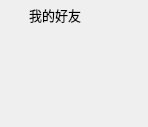
<?xml version="1.0" encoding="UTF-8"?>
<ui version="4.0">
 <class>CollapseViewItem</class>
 <widget class="QWidget" name="CollapseViewItem">
  <property name="geometry">
   <rect>
    <x>0</x>
    <y>0</y>
    <width>148</width>
    <height>127</height>
   </rect>
  </property>
  <property name="windowTitle">
   <string>Form</string>
  </property>
  <property name="styleSheet">
   <string notr="true">#item_top #label[slected=&quot;false&quot;]{
	 
}

#item_top #label[slected=&quot;false&quot;]:hover{
	
	 
}

#item_top #label[slected=&quot;true&quot;]{
	 
}

#item_top:hover{
	
	background-color: rgba(255, 255, 255,80);
}

#item_top #label{
	 
	
	background-image: url(:/sys/arrow_r.png);
	background-repeat:no;
	background-position:center;
}


#item_top QPushButton{
	 border:none;
	 text-align:left;
	 font-size:10pt;
	 background-repeat:no;
}

</string>
  </property>
  <layout class="QVBoxLayout" name="verticalLayout_2">
   <property name="spacing">
    <number>0</number>
   </property>
   <property name="leftMargin">
    <number>0</number>
   </property>
   <property name="topMargin">
    <number>0</number>
   </property>
   <property name="rightMargin">
    <number>0</number>
   </property>
   <property name="bottomMargin">
    <number>0</number>
   </property>
   <item>
    <widget class="QWidget" name="item_main" native="true">
     <layout class="QVBoxLayout" name="verticalLayout" stretch="0,1">
      <property name="spacing">
       <number>0</number>
      </property>
      <property name="leftMargin">
       <number>0</number>
      </property>
      <property name="topMargin">
       <number>0</number>
      </property>
      <property name="rightMargin">
       <number>0</number>
      </property>
      <property name="bottomMargin">
       <number>0</number>
      </property>
      <item>
       <widget class="QWidget" name="item_top" native="true">
        <layout class="QHBoxLayout" name="horizontalLayout" stretch="0,1">
         <property name="spacing">
          <number>3</number>
         </property>
         <property name="leftMargin">
          <number>6</number>
         </property>
         <property name="topMargin">
          <number>5</number>
         </property>
         <property name="rightMargin">
          <number>0</number>
         </property>
         <property name="bottomMargin">
          <number>5</number>
         </property>
         <item>
          <widget class="QLabel" name="label">
           <property name="minimumSize">
            <size>
             <width>20</width>
             <height>20</height>
            </size>
           </property>
           <property name="maximumSize">
            <size>
             <width>20</width>
             <height>20</height>
            </size>
           </property>
           <property name="text">
            <string/>
           </property>
          </widget>
         </item>
         <item>
          <widget class="QPushButton" name="pushButton">
           <property name="text">
            <string>我的好友</string>
           </property>
          </widget>
         </item>
        </layout>
       </widget>
      </item>
      <item>
       <widget class="QWidget" name="item_con" native="true"/>
      </item>
     </layout>
    </widget>
   </item>
  </layout>
 </widget>
 <resources/>
 <connections/>
</ui>
